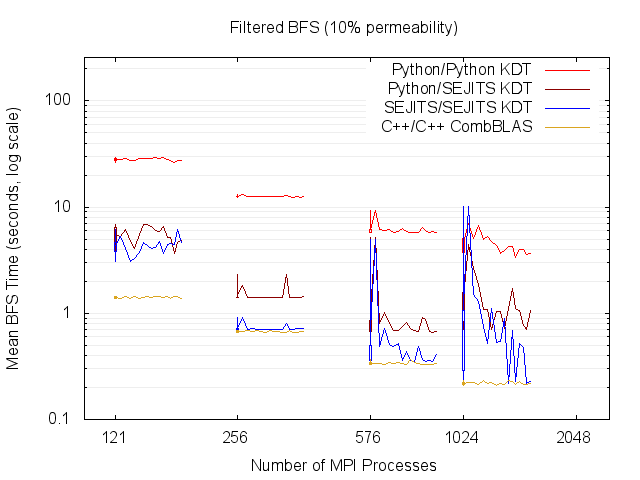

Generate this figure with gnuplot:
set title "Filtered BFS (10% permeability)"
set terminal png
set output "gnuplot_filtergrid_10_hopper.png"

set datafile missing "-"

set xrange [100:2500]
set yrange [0.1:256]
set logscale y
set logscale x
set grid ytics mytics lt 1 lc rgb "#EEEEEE"
set xlabel 'Number of MPI Processes'
set ylabel 'Mean BFS Time (seconds, log scale)'
set xtics ('256' 256, '121' 121, '2048' 2048, '576' 576, '1024' 1024)
plot\
 "gnuplot_filtergrid_10_hopper.dat" every ::1 using 1:5:3:4:6 title '' ps 0 lc rgb '#FF0000' with candlesticks,\
 "gnuplot_filtergrid_10_hopper.dat" every ::1 using 1:($2) title 'Python/Python KDT' lc rgb '#FF0000' with lines,\
 "gnuplot_filtergrid_10_hopper.dat" every ::1 using 1:10:8:9:11 title '' ps 0 lc rgb '#8B0000' with candlesticks,\
 "gnuplot_filtergrid_10_hopper.dat" every ::1 using 1:($7) title 'Python/SEJITS KDT' lc rgb '#8B0000' with lines,\
 "gnuplot_filtergrid_10_hopper.dat" every ::1 using 1:15:13:14:16 title '' ps 0 lc rgb '#0000FF' with candlesticks,\
 "gnuplot_filtergrid_10_hopper.dat" every ::1 using 1:($12) title 'SEJITS/SEJITS KDT' lc rgb '#0000FF' with lines,\
 "gnuplot_filtergrid_10_hopper.dat" every ::1 using 1:20:18:19:21 title '' ps 0 lc rgb '#DAA520' with candlesticks,\
 "gnuplot_filtergrid_10_hopper.dat" every ::1 using 1:($17) title 'C++/C++ CombBLAS' lc rgb '#DAA520' with lines
